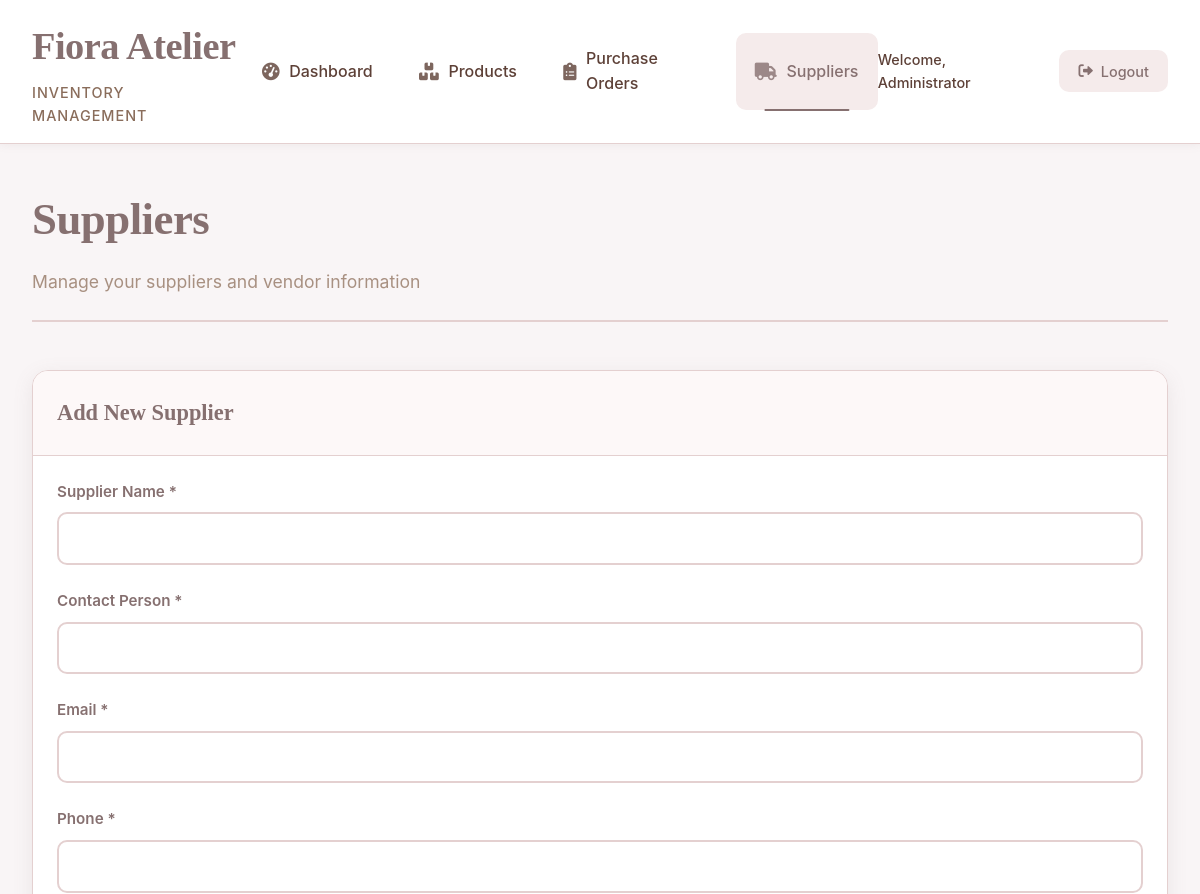
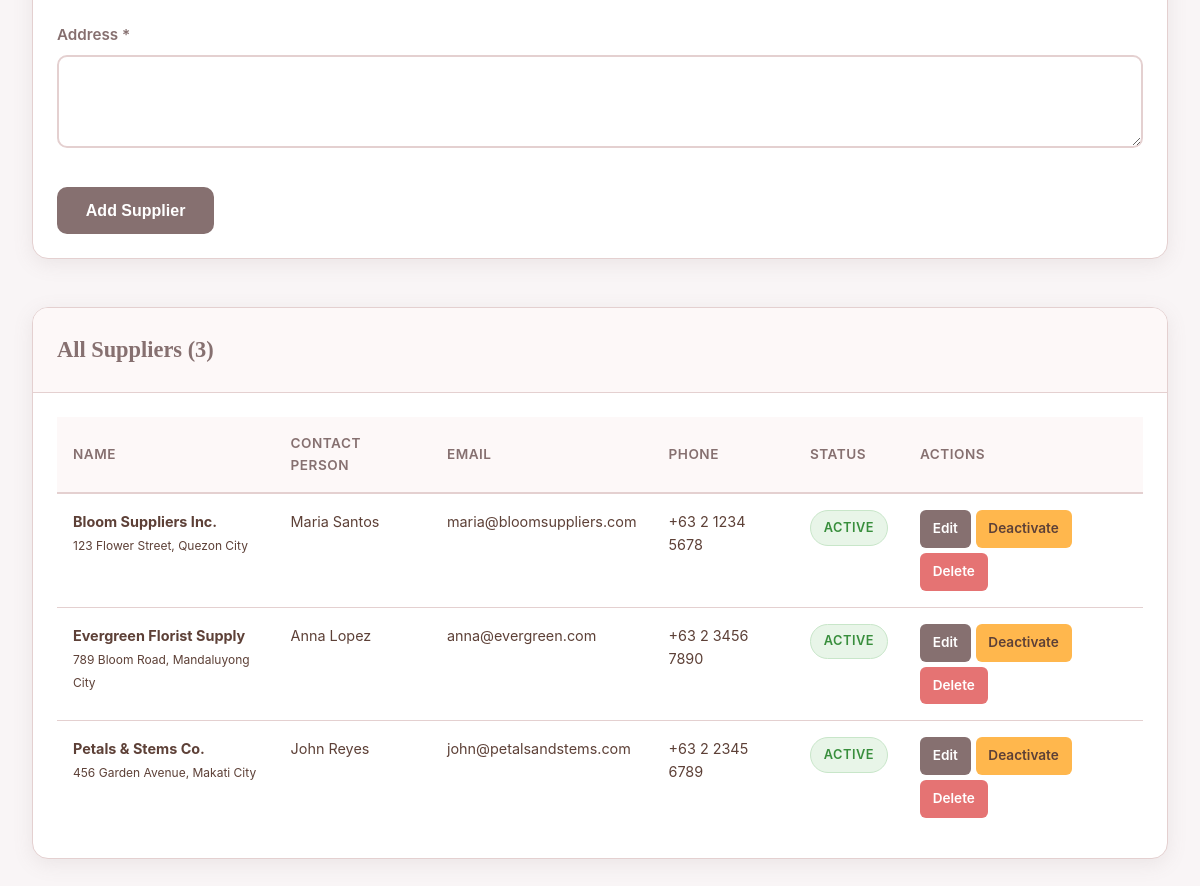
/php/inventory/suppliers.php (signed in), run on the app's committed database (2 pictures, top to bottom).
### tables this page shows
CREATE TABLE IF NOT EXISTS suppliers (
    id INT PRIMARY KEY AUTO_INCREMENT,
    name VARCHAR(255) NOT NULL,
    contact_person VARCHAR(100),
    email VARCHAR(100),
    phone VARCHAR(20),
    address TEXT,
    status ENUM('active', 'inactive') DEFAULT 'active',
    created_at TIMESTAMP DEFAULT CURRENT_TIMESTAMP
);

### php/models/Supplier.php (called while the page is built, shortened)
<?php
class Supplier {
    private $conn;
    private $table_name = "suppliers";
    public function __construct($db) {
        $this->conn = $db;
    }
    public function read() {
        $query = "SELECT * FROM " . $this->table_name . " ORDER BY name ASC";
        $stmt = $this->conn->prepare($query);
        $stmt->execute();
        return $stmt;
    }
}
?>

### php/inventory/suppliers.php (the view, shortened to what this page needs)
<?php
require_once '../models/Supplier.php';
$database = new Database();
$db = $database->getConnection();
$supplier = new Supplier($db);
$edit_mode = false;
$current_supplier = null;
$stmt = $supplier->read();
$suppliers = $stmt->fetchAll(PDO::FETCH_ASSOC);
?>
<!DOCTYPE html>
<html lang="en">
<head>
    <link rel="stylesheet" href="styles.css?v=<?php echo time(); ?>">
    <link rel="stylesheet" href="https://cdnjs.cloudflare.com/ajax/libs/font-awesome/6.0.0-beta3/css/all.min.css">
</head>
<body>
    <?php include 'header.php'; ?>
    <div class="container">
        <div class="page-header">
            <h1>Suppliers</h1>
            <p>Manage your suppliers and vendor information</p>
        </div>
        <div class="suppliers-container">
            <div class="content-card">
                <div class="card-header">
                    <h3><?php echo $edit_mode ? 'Edit Supplier' : 'Add New Supplier'; ?></h3>
                </div>
                <div class="card-body">
                    <form method="POST" action="">
                        <div class="form-group">
                            <label for="name">Supplier Name *</label>
                            <input type="text" name="name" id="name"
                                   value="<?php echo $edit_mode ? htmlspecialchars($current_supplier['name']) : ''; ?>"
                                   required>
                        </div>
                        <div class="form-group">
                            <label for="contact_person">Contact Person *</label>
                            <input type="text" name="contact_person" id="contact_person"
                                   value="<?php echo $edit_mode ? htmlspecialchars($current_supplier['contact_person']) : ''; ?>"
                                   required>
                        </div>
                        <div class="form-group">
                            <label for="email">Email *</label>
                            <input type="email" name="email" id="email"
                                   value="<?php echo $edit_mode ? htmlspecialchars($current_supplier['email']) : ''; ?>"
                                   required>
                        </div>
                        <div class="form-group">
                            <label for="phone">Phone *</label>
                            <input type="text" name="phone" id="phone"
                                   value="<?php echo $edit_mode ? htmlspecialchars($current_supplier['phone']) : ''; ?>"
                                   required>
                        </div>
                        <div class="form-group">
                            <label for="address">Address *</label>
                            <textarea name="address" id="address" rows="3" required><?php echo $edit_mode ? htmlspecialchars($current_supplier['address']) : ''; ?></textarea>
                        </div>
                        <div class="form-actions">
                            <?php if ($edit_mode): ?>
                                <button type="submit" name="update_supplier" class="btn-primary">Update Supplier</button>
                                <button type="submit" name="cancel_edit" class="btn-secondary">Cancel</button>
                            <?php else: ?>
                                <button type="submit" name="add_supplier" class="btn-primary">Add Supplier</button>
                            <?php endif; ?>
                        </div>
                    </form>
                </div>
            </div>
            <div class="content-card">
                <div class="card-header">
                    <h3>All Suppliers (<?php echo count($suppliers); ?>)</h3>
                </div>
                <div class="card-body">
                    <?php if (empty($suppliers)): ?>
                        <p>No suppliers found. Add your first supplier above.</p>
                    <?php else: ?>
                        <table class="data-table">
                            <thead>
                                <tr>
                                    <th>Name</th>
                                    <th>Contact Person</th>
                                    <th>Email</th>
                                    <th>Phone</th>
                                    <th>Status</th>
                                    <th>Actions</th>
                                </tr>
                            </thead>
                            <tbody>
                                <?php foreach ($suppliers as $supplier): ?>
                                    <tr>
                                        <td>
                                            <strong><?php echo htmlspecialchars($supplier['name']); ?></strong>
                                            <br><small><?php echo htmlspecialchars(substr($supplier['address'], 0, 50)) . (strlen($supplier['address']) > 50 ? '...' : ''); ?></small>
                                        </td>
                                        <td><?php echo htmlspecialchars($supplier['contact_person']); ?></td>
                                        <td><?php echo htmlspecialchars($supplier['email']); ?></td>
                                        <td><?php echo htmlspecialchars($supplier['phone']); ?></td>
                                        <td>
                                            <span class="status-badge <?php echo $supplier['status']; ?>">
                                                <?php echo ucfirst($supplier['status']); ?>
                                            </span>
                                        </td>
                                    <td>
                                        <div class="action-buttons">
                                            <a href="?action=edit&id=<?php echo $supplier['id']; ?>"
                                               class="btn-primary btn-sm">Edit</a>
                                            <a href="?action=toggle_status&id=<?php echo $supplier['id']; ?>"
                                               class="btn-warning btn-sm"
                                               onclick="return confirm('Toggle status for <?php echo addslashes($supplier['name']); ?>?')">
                                                <?php echo $supplier['status'] == 'active' ? 'Deactivate' : 'Activate'; ?>
                                            </a>
                                            <a href="#"
                                               onclick="showDeleteModal(<?php echo $supplier['id']; ?>, '<?php echo addslashes($supplier['name']); ?>')"
                                               class="btn-danger btn-sm">
                                                Delete
                                            </a>
                                        </div>
                                    </td>
                                    </tr>
                                <?php endforeach; ?>
                            </tbody>
                        </table>
                    <?php endif; ?>
                </div>
            </div>
        </div>
    </div>
</body>
</html>

### php/inventory/header.php (shortened to what this page needs)
<header class="inventory-header">
    <div class="header-container">
        <div class="logo">
            <h1>Fiora Atelier</h1>
            <span>Inventory Management</span>
        </div>
        <nav class="main-nav">
            <a href="dashboard.php" class="nav-link <?php echo basename($_SERVER['PHP_SELF']) == 'dashboard.php' ? 'active' : ''; ?>">
                <i class="fas fa-tachometer-alt"></i> Dashboard
            </a>
            <a href="products.php" class="nav-link <?php echo basename($_SERVER['PHP_SELF']) == 'products.php' ? 'active' : ''; ?>">
                <i class="fas fa-boxes"></i> Products
            </a>
            <a href="purchase_orders.php" class="nav-link <?php echo basename($_SERVER['PHP_SELF']) == 'purchase_orders.php' ? 'active' : ''; ?>">
                <i class="fas fa-clipboard-list"></i> Purchase Orders
            </a>
            <a href="suppliers.php" class="nav-link <?php echo basename($_SERVER['PHP_SELF']) == 'suppliers.php' ? 'active' : ''; ?>">
                <i class="fas fa-truck"></i> Suppliers
            </a>
        </nav>
        <div class="user-menu">
            <span>Welcome, <?php echo $_SESSION['full_name']; ?></span>
            <a href="?logout" class="logout-btn">
                <i class="fas fa-sign-out-alt"></i> Logout
            </a>
        </div>
    </div>
</header>

### php/inventory/suppliers.php (style rules this page uses)
.action-buttons { display: flex; gap: 5px; }
.btn-sm { padding: 5px 10px; font-size: 12px; }
.btn-warning { background-color: #ffc107; color: #000; }
.btn-danger { background-color: #dc3545; color: white; }

### data on the page
suppliers: name "Bloom Suppliers Inc.", address "123 Flower Street, Quezon City", contact_person "Maria Santos", email "maria@bloomsuppliers.com", phone "+63 2 1234 5678", status "ACTIVE", shows "Deactivate"
suppliers: name "Evergreen Florist Supply", address "789 Bloom Road, Mandaluyong City", contact_person "Anna Lopez", email "anna@evergreen.com", phone "+63 2 3456 7890", status "ACTIVE", shows "Deactivate"
suppliers: name "Petals & Stems Co.", address "456 Garden Avenue, Makati City", contact_person "John Reyes", email "john@petalsandstems.com", phone "+63 2 2345 6789", status "ACTIVE", shows "Deactivate"

### other printed values
$_SESSION['full_name'] "Administrator"
count($suppliers) "3"
